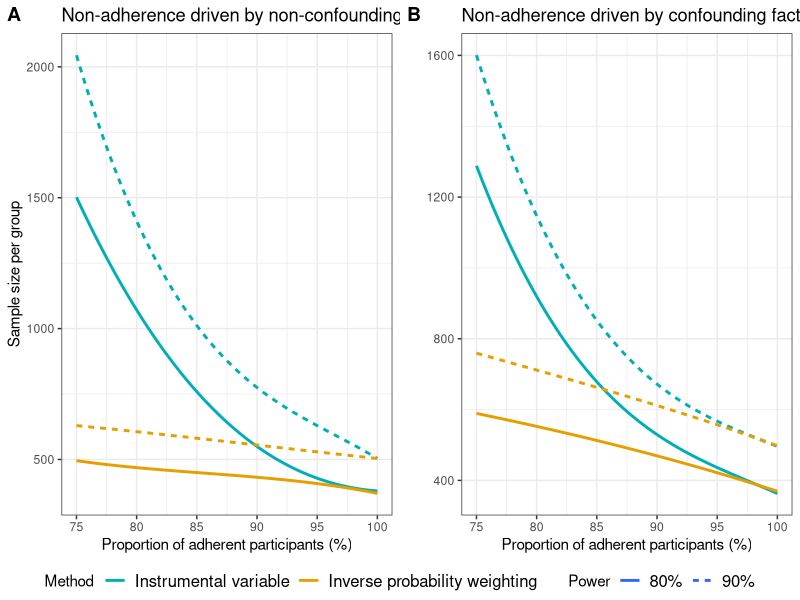

Write the R code that produced this figure.
library(ggplot2)
library(ggpubr)

interval=seq(75,100,by=5)
legendfontsize=12

Powerdata.c=data.frame(
    Method=rep(c('Inverse probability weighting','Instrumental variable'), each=2*length(interval)),
    Power= rep(c('90%', "80%"),each=length(interval)),
    interval=rep(interval,2),
    samplesize=c(760, 710, 660, 620, 550, 500, 
                 590, 550, 515, 470, 420, 370, 
                 1600, 1155, 830, 700, 550, 500, 
                 1300, 880, 720, 525, 420, 370)
)

Powerdata.nc=data.frame(
    Method=rep(c('Inverse probability weighting','Instrumental variable'), each=2*length(interval)),
    Power= rep(c('90%', "80%"),each=length(interval)),
    interval=rep(interval,2),
    samplesize=c(630, 605, 580, 560, 525, 505, 
                 495, 470, 450, 430, 410, 370, 
                 2045, 1410, 1010, 780, 625, 505, 
                 1500, 1070, 785, 500, 465, 370
    )
)

nc=ggplot(Powerdata.nc, aes(x=interval, y=samplesize, colour=Method, linetype=Power)) +
    geom_point(aes(color = Method), alpha=0.01)+
    scale_alpha_manual(values = c("Inverse probability weighting"=0.00001,"Instrumental variable" = 0.00001), guide = 'none')+
    geom_smooth(aes(colour=Method), method = lm, formula = y ~ splines::bs(x, 3), se = FALSE)+
    scale_color_manual(values=c("#00AFB5", "#E69F00"))+
    ylab('Sample size per group')+
    xlab('Proportion of adherent participants (%)')+
    labs(title = "Non-adherence driven by non-confounding factors")+
    theme_bw()+
    theme(legend.position = 'bottom', legend.text=element_text(size=legendfontsize))

c=ggplot(Powerdata.c, aes(x=interval, y=samplesize, colour=Method, linetype=Power)) +
    geom_point(aes(color = Method), alpha=0.01)+
    geom_smooth(aes(colour=Method), method = lm, formula = y ~ splines::bs(x, 3), se = FALSE)+
    scale_color_manual(values=c("#00AFB5", "#E69F00"))+
    ylab('')+
    xlab('Proportion of adherent participants (%)')+
    labs(title = "Non-adherence driven by confounding factors")+
    theme_bw()+
    theme(legend.position = 'bottom',  legend.text=element_text(size=legendfontsize))

plot=ggarrange(nc,c,labels=c('A','B'),
          common.legend = T,legend = 'bottom')
ggsave(filename = paste("samplesize", Sys.Date(), ".pdf"), width = width, height = height*3/4, units = "in")
